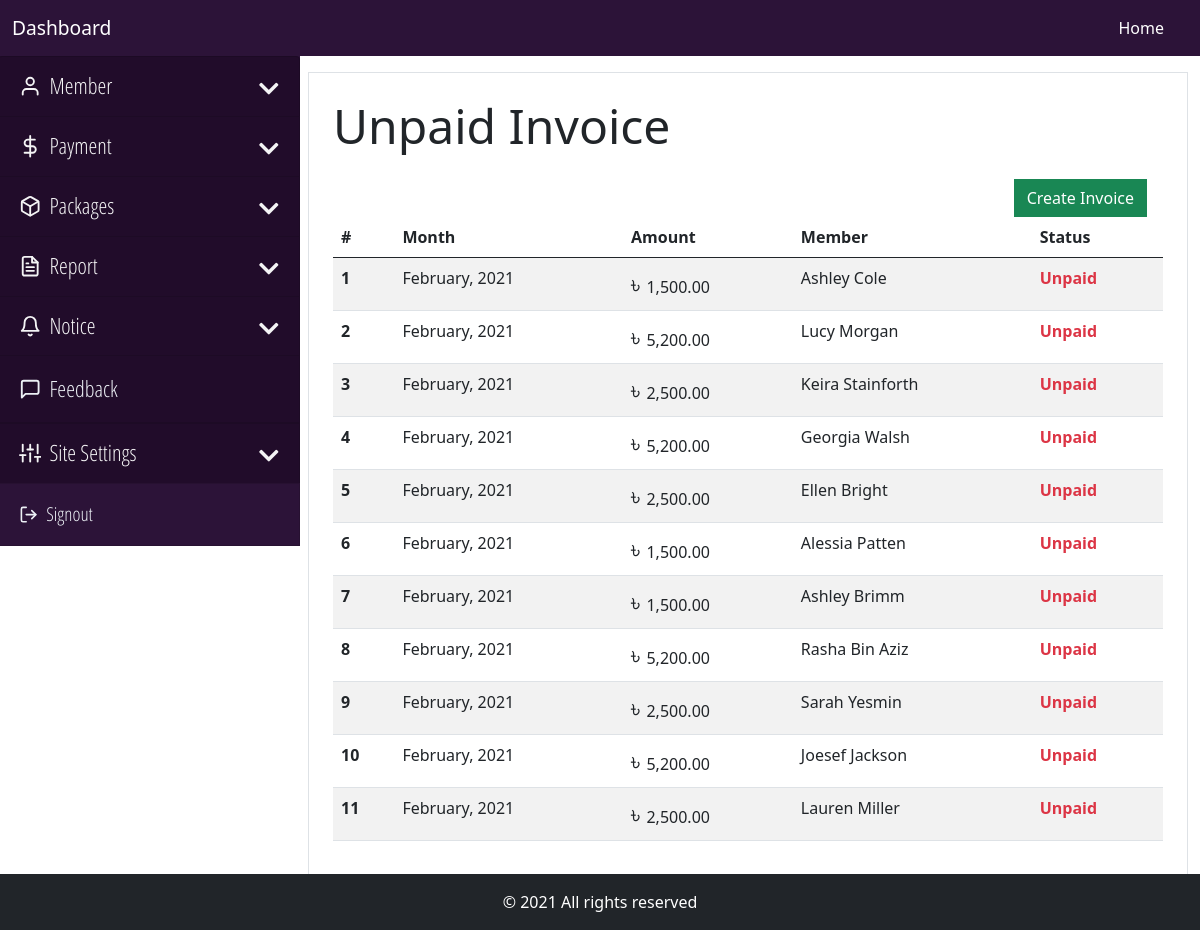
The app's page /backend/payment/view-invoices.php (signed in) with its own data.
### tables this page shows
CREATE TABLE `member` (
  `member_id` int(11) NOT NULL,
  `member_name` varchar(60) NOT NULL,
  `member_gender` enum('male','female','others') DEFAULT NULL,
  `member_dob` varchar(25) DEFAULT NULL,
  `member_address` varchar(255) DEFAULT NULL,
  `member_package` varchar(20) NOT NULL,
  `member_mobile` varchar(11) DEFAULT NULL,
  `member_photo` varchar(255) DEFAULT NULL,
  `member_status` enum('0','1','2') NOT NULL DEFAULT '0' COMMENT '0 = pending, 1 = Active, 2 = banned',
  `member_user_id` int(11) NOT NULL,
  `member_joined_at` timestamp NOT NULL DEFAULT CURRENT_TIMESTAMP
);

CREATE TABLE `invoice` (
  `invoice_id` int(11) NOT NULL,
  `invoice_member_id` int(11) NOT NULL,
  `invoice_month` varchar(30) NOT NULL,
  `invoice_amount` varchar(10) NOT NULL,
  `invoice_status` varchar(6) NOT NULL,
  `invoice_created` timestamp NOT NULL DEFAULT CURRENT_TIMESTAMP
);

### core/main.php (called while the page is built, shortened)
<?php
    class Main
    {
        private $host = "localhost";
        private $user = "root";
        private $pass ="";
        private $database = "gym_manager";
        private function dbConnect()
        {
            try
            {
                $this->conn = new PDO('mysql:host='.$this->host.';dbname='.$this->database, $this->user, $this->pass);
            }
            catch(PDOException $Exception)
            {
                $this->errmsg = $Exception->getMessage();
            }
        }
    }
?>

### core/dashboard.php (called while the page is built, shortened)
<?php
    require_once "main.php";
    class Dashboard extends Main
    {
        public function viewInvoice()
        {
            try
            {
                $this->sql = $this->conn->prepare('SELECT * FROM member INNER JOIN invoice ON member.member_id=invoice.invoice_member_id WHERE invoice_status = "Unpaid"');
                $this->sql->execute();
                if($this->sql->rowCount() > 0)
                {
                    $data = $this->sql->fetchAll(PDO::FETCH_OBJ);
                    return $data;
                }
                else
                {
                    return false;
                }
            }
            catch(PDOException $Exception)
            {
                $this->errmsg = $Exception->getMessage();
                $_SESSION['error'] = "Unexpected Error Occured. Please try again Later.<br> Error: ".$this->errmsg;
                return false;
            }
        }
    }
?>

### backend/payment/view-invoices.php (the view, shortened to what this page needs)
<?php
    require_once "../../core/dashboard.php";
    $invoice = new Dashboard;
    $result = $invoice->viewInvoice();
    require_once "../inc/be-header.php";
    if(isset( $_SESSION['role']) &&  $_SESSION['role'] == 'admin' )
    {
      require_once "../inc/be-nav-admin.php";
    }
    else
    {
      require_once "../inc/be-nav-user.php";
    }
?>
<div class="container-fluid overflow-hidden mb-5">
    <div class="row gx-2 mt-3">
    <?php
        if(isset( $_SESSION['role']) &&  $_SESSION['role'] == 'admin' )
        {
          require_once "../inc/be-sidenav-admin.php";
        }
        else
        {
          require_once "../inc/be-sidenav-user.php";
        }
    ?>
        <div class="col-md-9">
            <div class="border p-4">
                <h2 class="display-5 mb-4">Unpaid Invoice</h2>
                <a href="../process/be-invoice.php" class="btn btn-success rounded-0 d-block float-end me-3">Create Invoice</a>
                <table class="table table-striped">
                    <thead>
                        <tr>
                            <th scope="col">#</th>
                            <th scope="col">Month</th>
                            <th scope="col">Amount</th>
                            <th scope="col">Member</th>
                            <th scope="col">Status</th>
                        </tr>
                    </thead>
                    <tbody>
                        <?php
                            if($result != false)
                            {
                                foreach($result as $data)
                                {
                                    $amount = "<span class='bdt'>&#2547; </span>".number_format($data->invoice_amount, 2);
                        ?>
                            <tr>
                                <th scope="row"><?=$data->invoice_id?></th>
                                <td><?=$data->invoice_month?></td>
                                <td><?=$amount?></td>
                                <td><?=$data->member_name?></td>
                                <td><strong class="text-danger"><?=$data->invoice_status?></strong></td>
                            </tr>
                        <?php
                                }
                            }
                            else
                            {
                        ?>
                            <tr>
                                <td colspan="5" class="text-danger text-center"> <strong>No Data Found</strong> </td>
                            </tr>
                        <?php
                            }
                        ?>
                    </tbody>
                </table>
            </div>
        </div>
    </div>
</div>
<?php
    require_once "../inc/be-footer.php";
?>

### _resources/stylesheets/style.css (style rules this page uses)
.bdt { font-size: 24px!important; }

### records on screen
member: invoice.invoice_id "1", invoice.invoice_month "February, 2021", invoice.invoice_amount "1,500.00", member_name "Ashley Cole", invoice.invoice_status "Unpaid"
member: invoice.invoice_id "2", invoice.invoice_month "February, 2021", invoice.invoice_amount "5,200.00", member_name "Lucy Morgan", invoice.invoice_status "Unpaid"
member: invoice.invoice_id "3", invoice.invoice_month "February, 2021", invoice.invoice_amount "2,500.00", member_name "Keira Stainforth", invoice.invoice_status "Unpaid"
member: invoice.invoice_id "4", invoice.invoice_month "February, 2021", invoice.invoice_amount "5,200.00", member_name "Georgia Walsh", invoice.invoice_status "Unpaid"
member: invoice.invoice_id "5", invoice.invoice_month "February, 2021", invoice.invoice_amount "2,500.00", member_name "Ellen Bright", invoice.invoice_status "Unpaid"
member: invoice.invoice_id "6", invoice.invoice_month "February, 2021", invoice.invoice_amount "1,500.00", member_name "Alessia Patten", invoice.invoice_status "Unpaid"
member: invoice.invoice_id "7", invoice.invoice_month "February, 2021", invoice.invoice_amount "1,500.00", member_name "Ashley Brimm", invoice.invoice_status "Unpaid"
member: invoice.invoice_id "8", invoice.invoice_month "February, 2021", invoice.invoice_amount "5,200.00", member_name "Rasha Bin Aziz", invoice.invoice_status "Unpaid"
member: invoice.invoice_id "9", invoice.invoice_month "February, 2021", invoice.invoice_amount "2,500.00", member_name "Sarah Yesmin", invoice.invoice_status "Unpaid"
member: invoice.invoice_id "10", invoice.invoice_month "February, 2021", invoice.invoice_amount "5,200.00", member_name "Joesef Jackson", invoice.invoice_status "Unpaid"
member: invoice.invoice_id "11", invoice.invoice_month "February, 2021", invoice.invoice_amount "2,500.00", member_name "Lauren Miller", invoice.invoice_status "Unpaid"
